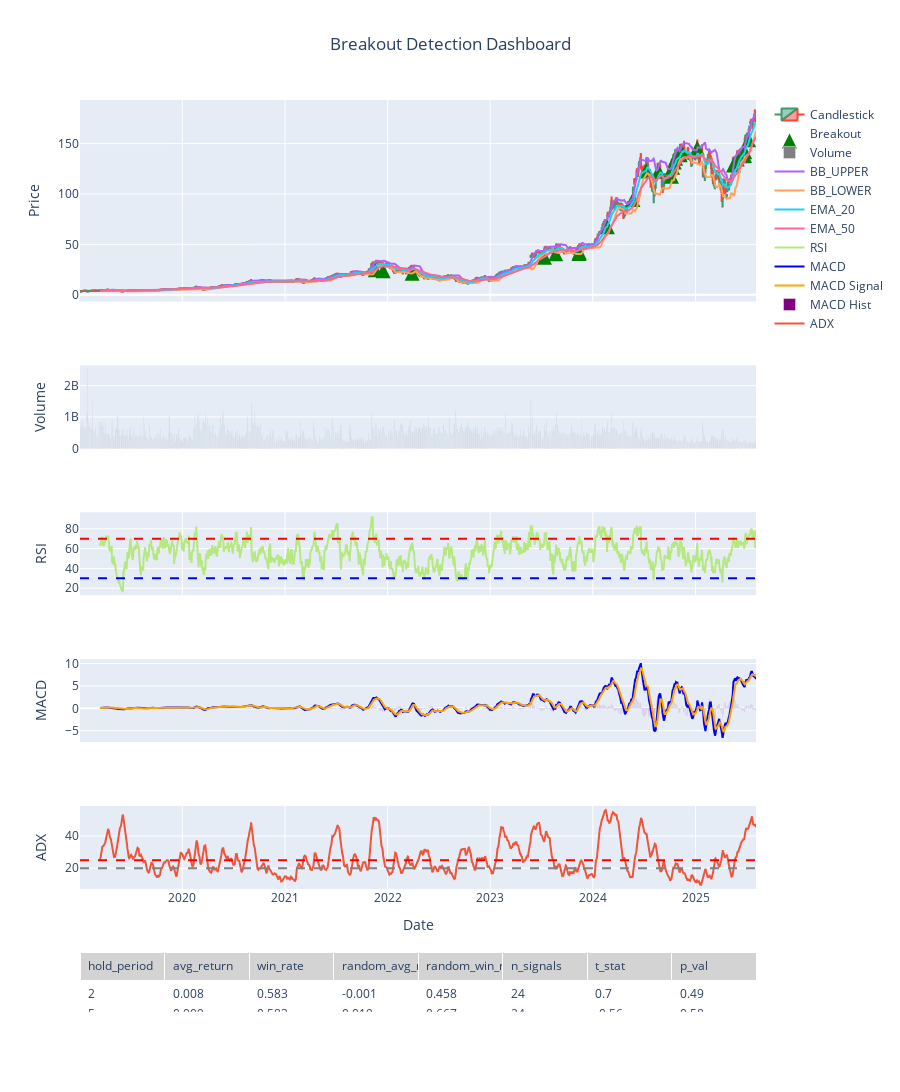

Notebook cell for this chart:
### Code cell
plot_breakout('/home/lawre/Finovax-Quantitative-Researcher-Internship-Summer-2025/Momentum-Stock-Screener-Week8/data/NVDA.csv', signal_log, backtest_stats)

### Figure 1 — Plotly figure (JSON) as saved in the notebook; plotly's stock layout.template omitted (floating-point values rounded to 4 significant figures; data arrays with more than 128 entries replaced by an {"elided": "..."} marker saying what was removed)
{"data": [{"close": {"elided": "1656 float values"}, "high": {"elided": "1656 float values"}, "low": {"elided": "1656 float values"}, "name": "Candlestick", "open": {"elided": "1656 float values"}, "type": "candlestick", "x": {"elided": "1656 str values"}, "xaxis": "x", "yaxis": "y"}, {"marker": {"color": "green", "size": 15, "symbol": "arrow-up"}, "mode": "markers", "name": "Breakout", "type": "scatter", "x": ["2021-11-18", "2021-12-16", "2022-03-29", "2023-07-13", "2023-08-22", "2023-11-13", "2023-11-14", "2024-02-22", "2024-05-23", "2024-07-09", "2024-08-22", "2024-10-07", "2024-10-11", "2024-10-17", "2024-10-22", "2024-11-07", "2024-11-13", "2025-01-07", "2025-05-16", "2025-05-29", "2025-06-20", "2025-06-24", "2025-06-25", "2025-07-09"], "xaxis": "x", "y": [32.3, 31.1, 28.65, 44.49, 48.11, 48.29, 49.65, 74.99, 102.0, 130.3, 130.0, 125.0, 134.0, 139.3, 142.9, 146.4, 149.0, 153.0, 136.2, 142.2, 145.4, 145.6, 149.3, 161.2], "yaxis": "y"}, {"marker": {"color": "gray"}, "name": "Volume", "type": "bar", "x": {"elided": "1656 str values"}, "xaxis": "x2", "y": {"elided": "1656 int values"}, "yaxis": "y2"}, {"name": "BB_UPPER", "type": "scatter", "x": {"elided": "1607 str values"}, "xaxis": "x", "y": {"elided": "1607 float values"}, "yaxis": "y"}, {"name": "BB_LOWER", "type": "scatter", "x": {"elided": "1607 str values"}, "xaxis": "x", "y": {"elided": "1607 float values"}, "yaxis": "y"}, {"name": "EMA_20", "type": "scatter", "x": {"elided": "1607 str values"}, "xaxis": "x", "y": {"elided": "1607 float values"}, "yaxis": "y"}, {"name": "EMA_50", "type": "scatter", "x": {"elided": "1607 str values"}, "xaxis": "x", "y": {"elided": "1607 float values"}, "yaxis": "y"}, {"name": "RSI", "type": "scatter", "x": {"elided": "1607 str values"}, "xaxis": "x3", "y": {"elided": "1607 float values"}, "yaxis": "y3"}, {"line": {"color": "blue"}, "name": "MACD", "type": "scatter", "x": {"elided": "1607 str values"}, "xaxis": "x4", "y": {"elided": "1607 float values"}, "yaxis": "y4"}, {"line": {"color": "orange"}, "name": "MACD Signal", "type": "scatter", "x": {"elided": "1607 str values"}, "xaxis": "x4", "y": {"elided": "1607 float values"}, "yaxis": "y4"}, {"marker": {"color": "purple"}, "name": "MACD Hist", "type": "bar", "x": {"elided": "1607 str values"}, "xaxis": "x4", "y": {"elided": "1607 float values"}, "yaxis": "y4"}, {"name": "ADX", "type": "scatter", "x": {"elided": "1607 str values"}, "xaxis": "x5", "y": {"elided": "1607 float values"}, "yaxis": "y5"}, {"cells": {"align": "left", "fill": {"color": "white"}, "values": [[2, 5, 10, 20, 50], [0.008, 0.009, 0.009, -0.004, -0.027], [0.583, 0.583, 0.458, 0.417, 0.333], [-0.001, 0.019, 0.041, 0.045, 0.123], [0.458, 0.667, 0.583, 0.625, 0.75], [24, 24, 24, 24, 24], [0.7, -0.56, -1.02, -1.13, -2.73], [0.49, 0.58, 0.31, 0.26, 0.01]]}, "domain": {"x": [0, 1], "y": [0, 0.065]}, "header": {"align": "left", "fill": {"color": "lightgrey"}, "values": ["hold_period", "avg_return", "win_rate", "random_avg_return", "random_win_rate", "n_signals", "t_stat", "p_val"]}, "type": "table"}], "layout": {"height": 1200, "shapes": [{"line": {"color": "red", "dash": "dash"}, "type": "line", "x0": 0, "x1": 1, "xref": "x3 domain", "y0": 70, "y1": 70, "yref": "y3"}, {"line": {"color": "blue", "dash": "dash"}, "type": "line", "x0": 0, "x1": 1, "xref": "x3 domain", "y0": 30, "y1": 30, "yref": "y3"}, {"line": {"color": "red", "dash": "dash"}, "type": "line", "x0": 0, "x1": 1, "xref": "x5 domain", "y0": 25, "y1": 25, "yref": "y5"}, {"line": {"color": "gray", "dash": "dash"}, "type": "line", "x0": 0, "x1": 1, "xref": "x5 domain", "y0": 20, "y1": 20, "yref": "y5"}], "showlegend": true, "title": {"text": "Breakout Detection Dashboard", "x": 0.5}, "xaxis": {"anchor": "y", "domain": [0, 1], "matches": "x5", "rangeslider": {"visible": false}, "showticklabels": false}, "xaxis2": {"anchor": "y2", "domain": [0, 1], "matches": "x5", "showticklabels": false}, "xaxis3": {"anchor": "y3", "domain": [0, 1], "matches": "x5", "showticklabels": false}, "xaxis4": {"anchor": "y4", "domain": [0, 1], "matches": "x5", "showticklabels": false}, "xaxis5": {"anchor": "y5", "domain": [0, 1], "range": ["2019-01-02", "2025-08-04"], "title": {"text": "Date"}}, "yaxis": {"anchor": "x", "domain": [0.779, 1], "title": {"text": "Price"}}, "yaxis2": {"anchor": "x2", "domain": [0.618, 0.709], "title": {"text": "Volume"}}, "yaxis3": {"anchor": "x3", "domain": [0.457, 0.548], "title": {"text": "RSI"}}, "yaxis4": {"anchor": "x4", "domain": [0.296, 0.387], "title": {"text": "MACD"}}, "yaxis5": {"anchor": "x5", "domain": [0.135, 0.226], "title": {"text": "ADX"}}}}
